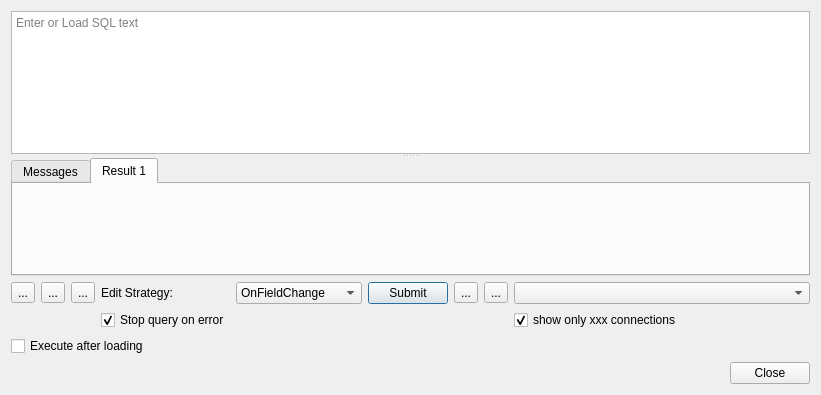
<?xml version="1.0" encoding="UTF-8"?>
<ui version="4.0">
 <class>QueryDialog</class>
 <widget class="QDialog" name="QueryDialog">
  <property name="geometry">
   <rect>
    <x>0</x>
    <y>0</y>
    <width>821</width>
    <height>395</height>
   </rect>
  </property>
  <property name="windowTitle">
   <string>Manual SQL Query</string>
  </property>
  <layout class="QGridLayout" name="gridLayout">
   <item row="1" column="5">
    <widget class="QPushButton" name="pbSubmit">
     <property name="text">
      <string>Submit</string>
     </property>
    </widget>
   </item>
   <item row="1" column="8" colspan="2">
    <widget class="QComboBox" name="cbConnections">
     <property name="toolTip">
      <string>Select target database connection. </string>
     </property>
    </widget>
   </item>
   <item row="3" column="0" colspan="6">
    <widget class="QCheckBox" name="cb_sql_execute_after_loading">
     <property name="text">
      <string>Execute after loading</string>
     </property>
    </widget>
   </item>
   <item row="1" column="2">
    <widget class="QToolButton" name="rollback_toolButton">
     <property name="toolTip">
      <string>&lt;html&gt;&lt;head/&gt;&lt;body&gt;&lt;p&gt;If active a Rollback transaction will be performed when clicked.&lt;/p&gt;&lt;/body&gt;&lt;/html&gt;</string>
     </property>
     <property name="text">
      <string>...</string>
     </property>
     <property name="icon">
      <iconset resource="../Resources/mapper.qrc">
       <normaloff>:/rollback.png</normaloff>:/rollback.png</iconset>
     </property>
    </widget>
   </item>
   <item row="0" column="0" colspan="10">
    <widget class="QSplitter" name="query_splitter">
     <property name="orientation">
      <enum>Qt::Orientation::Vertical</enum>
     </property>
     <widget class="QTextEdit" name="editQuery">
      <property name="sizePolicy">
       <sizepolicy hsizetype="Expanding" vsizetype="Expanding">
        <horstretch>0</horstretch>
        <verstretch>2</verstretch>
       </sizepolicy>
      </property>
      <property name="toolTip">
       <string>&lt;html&gt;&lt;head/&gt;&lt;body&gt;&lt;p&gt;Enter an SQL query. if more than one query is to be performed terminate each with a semicolon. To execute only one query, higlight it. Then click on the execute utton.&lt;/p&gt;&lt;/body&gt;&lt;/html&gt;</string>
      </property>
      <property name="placeholderText">
       <string>Enter or Load SQL text</string>
      </property>
     </widget>
     <widget class="QTabWidget" name="widget_query_view">
      <property name="enabled">
       <bool>true</bool>
      </property>
      <property name="sizePolicy">
       <sizepolicy hsizetype="Expanding" vsizetype="Expanding">
        <horstretch>0</horstretch>
        <verstretch>1</verstretch>
       </sizepolicy>
      </property>
      <property name="currentIndex">
       <number>1</number>
      </property>
      <widget class="QWidget" name="tab">
       <attribute name="title">
        <string>Messages</string>
       </attribute>
       <layout class="QHBoxLayout" name="horizontalLayout">
        <item>
         <widget class="QTextEdit" name="queryResultText">
          <property name="readOnly">
           <bool>true</bool>
          </property>
         </widget>
        </item>
       </layout>
      </widget>
      <widget class="QWidget" name="tab_2">
       <attribute name="title">
        <string>Result 1</string>
       </attribute>
      </widget>
     </widget>
    </widget>
   </item>
   <item row="1" column="0">
    <widget class="QToolButton" name="go_QueryButton">
     <property name="toolTip">
      <string>&lt;html&gt;&lt;head/&gt;&lt;body&gt;&lt;p&gt;Click to execute selected queries if more than one,&lt;/p&gt;&lt;/body&gt;&lt;/html&gt;</string>
     </property>
     <property name="text">
      <string>...</string>
     </property>
     <property name="icon">
      <iconset resource="../Resources/mapper.qrc">
       <normaloff>:/go.png</normaloff>:/go.png</iconset>
     </property>
    </widget>
   </item>
   <item row="1" column="1">
    <widget class="QToolButton" name="clear_QueryButton">
     <property name="toolTip">
      <string>&lt;html&gt;&lt;head/&gt;&lt;body&gt;&lt;p&gt;Clear the screen of queries and results.&lt;/p&gt;&lt;/body&gt;&lt;/html&gt;</string>
     </property>
     <property name="text">
      <string>...</string>
     </property>
     <property name="icon">
      <iconset resource="../Resources/mapper.qrc">
       <normaloff>:/trash.png</normaloff>:/trash.png</iconset>
     </property>
    </widget>
   </item>
   <item row="1" column="7">
    <widget class="QToolButton" name="save_QueryButton">
     <property name="toolTip">
      <string>&lt;html&gt;&lt;head/&gt;&lt;body&gt;&lt;p&gt;Click to save the query.&lt;/p&gt;&lt;/body&gt;&lt;/html&gt;</string>
     </property>
     <property name="text">
      <string>...</string>
     </property>
     <property name="icon">
      <iconset resource="../Resources/mapper.qrc">
       <normaloff>:/filesave.png</normaloff>:/filesave.png</iconset>
     </property>
    </widget>
   </item>
   <item row="1" column="3">
    <widget class="QLabel" name="lblEditStrategy">
     <property name="text">
      <string>Edit Strategy:</string>
     </property>
    </widget>
   </item>
   <item row="1" column="6">
    <widget class="QToolButton" name="load_QueryButton">
     <property name="toolTip">
      <string>&lt;html&gt;&lt;head/&gt;&lt;body&gt;&lt;p&gt;Click to load a text tile containing a query.&lt;/p&gt;&lt;/body&gt;&lt;/html&gt;</string>
     </property>
     <property name="text">
      <string>...</string>
     </property>
     <property name="icon">
      <iconset resource="../Resources/mapper.qrc">
       <normaloff>:/fileload.png</normaloff>:/fileload.png</iconset>
     </property>
    </widget>
   </item>
   <item row="1" column="4">
    <widget class="QComboBox" name="cbEditStrategy">
     <item>
      <property name="text">
       <string>OnFieldChange</string>
      </property>
     </item>
     <item>
      <property name="text">
       <string>OnRowChange</string>
      </property>
     </item>
     <item>
      <property name="text">
       <string>OnManualSubmit</string>
      </property>
     </item>
    </widget>
   </item>
   <item row="4" column="9">
    <widget class="QDialogButtonBox" name="buttonBox">
     <property name="toolTip">
      <string>&lt;html&gt;&lt;head/&gt;&lt;body&gt;&lt;p&gt;Clck to hide this dialog. Select '&lt;span style=&quot; font-style:italic;&quot;&gt;SQL Query Dialog&lt;/span&gt;' from Tolls menue to restore.&lt;/p&gt;&lt;/body&gt;&lt;/html&gt;</string>
     </property>
     <property name="orientation">
      <enum>Qt::Orientation::Horizontal</enum>
     </property>
     <property name="standardButtons">
      <set>QDialogButtonBox::StandardButton::Close</set>
     </property>
    </widget>
   </item>
   <item row="2" column="3">
    <widget class="QCheckBox" name="cb_stop_query_on_error">
     <property name="text">
      <string>Stop query on error</string>
     </property>
     <property name="checked">
      <bool>true</bool>
     </property>
    </widget>
   </item>
   <item row="2" column="8" colspan="2">
    <widget class="QCheckBox" name="chkShowOnly">
     <property name="text">
      <string>show only xxx connections</string>
     </property>
     <property name="checked">
      <bool>true</bool>
     </property>
    </widget>
   </item>
  </layout>
 </widget>
 <resources>
  <include location="../Resources/mapper.qrc"/>
 </resources>
 <connections>
  <connection>
   <sender>buttonBox</sender>
   <signal>accepted()</signal>
   <receiver>QueryDialog</receiver>
   <slot>accept()</slot>
   <hints>
    <hint type="sourcelabel">
     <x>248</x>
     <y>254</y>
    </hint>
    <hint type="destinationlabel">
     <x>157</x>
     <y>274</y>
    </hint>
   </hints>
  </connection>
  <connection>
   <sender>buttonBox</sender>
   <signal>rejected()</signal>
   <receiver>QueryDialog</receiver>
   <slot>reject()</slot>
   <hints>
    <hint type="sourcelabel">
     <x>316</x>
     <y>260</y>
    </hint>
    <hint type="destinationlabel">
     <x>286</x>
     <y>274</y>
    </hint>
   </hints>
  </connection>
 </connections>
</ui>
